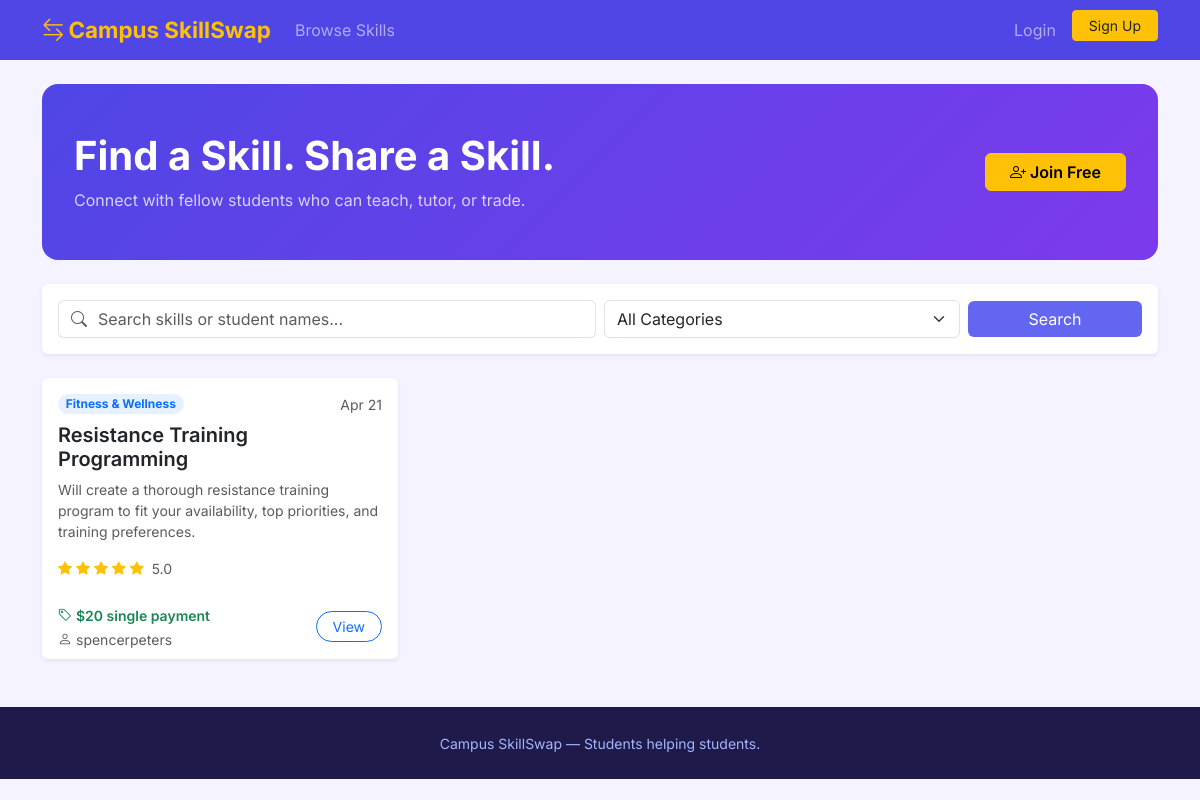
Before: / with the older database file.
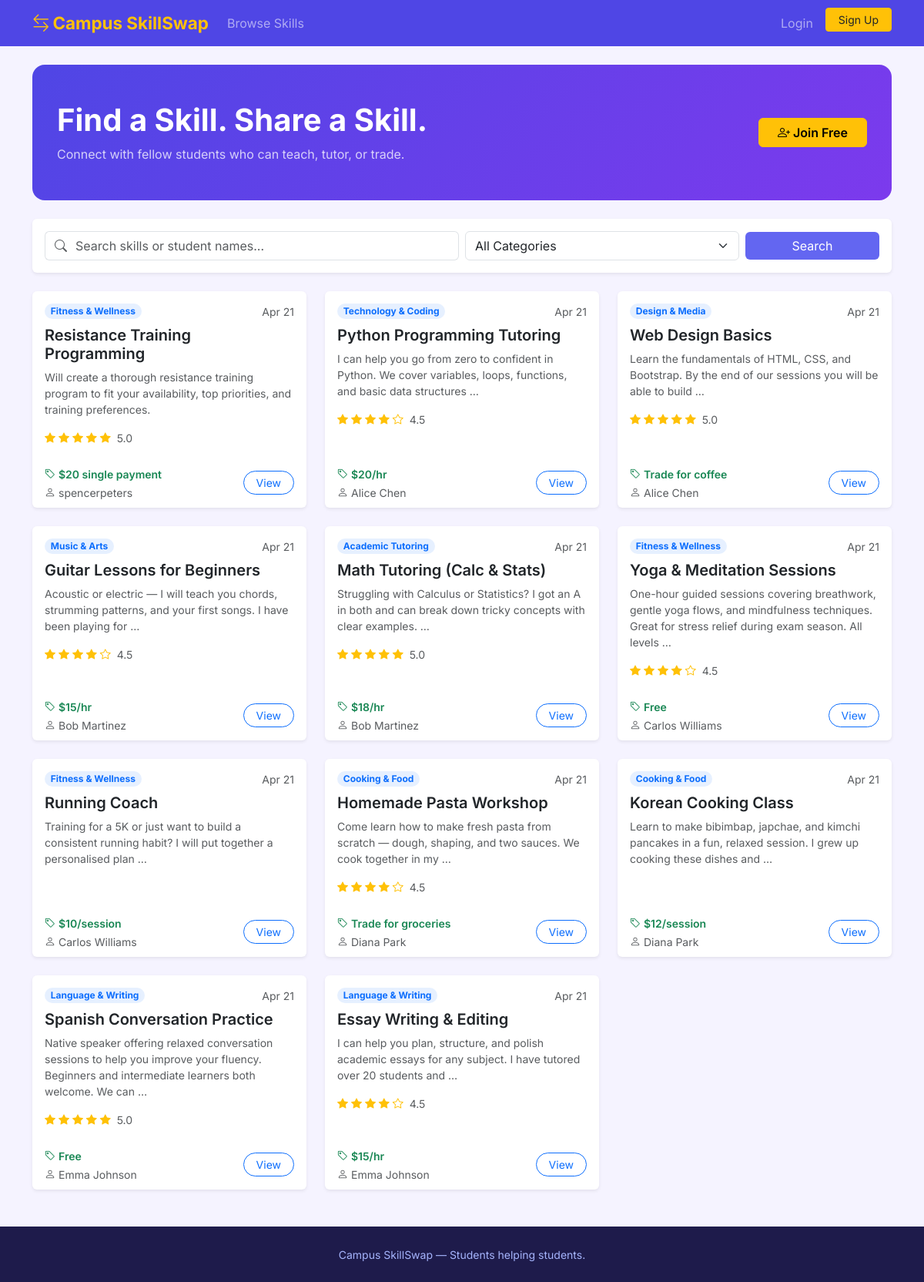
After: the same page with the newer database file.
### skills/models.py (models this page shows, shortened)
class SkillPost(models.Model):
    CATEGORY_CHOICES = [
        ('tech', 'Technology & Coding'),
        ('academic', 'Academic Tutoring'),
        ('language', 'Language & Writing'),
        ('music', 'Music & Arts'),
        ('design', 'Design & Media'),
        ('fitness', 'Fitness & Wellness'),
        ('cooking', 'Cooking & Food'),
        ('other', 'Other'),
    ]
    author = models.ForeignKey(User, on_delete=models.CASCADE, related_name='skill_posts')
    title = models.CharField(max_length=200)
    description = models.TextField()
    category = models.CharField(max_length=50, choices=CATEGORY_CHOICES, default='other')
    rate = models.CharField(max_length=100, help_text="e.g. Free, $15/hr, Trade for coffee")
    contact = models.CharField(max_length=200, help_text="How students should reach you")
    is_active = models.BooleanField(default=True)
    created_at = models.DateTimeField(auto_now_add=True)
    updated_at = models.DateTimeField(auto_now=True)
    class Meta:
        ordering = ['-created_at']

### skills/views.py (the view)
# urls.py: path('', views.home, name='home'),
def home(request):
    query = request.GET.get('q', '')
    category = request.GET.get('category', '')
    posts = SkillPost.objects.filter(is_active=True).annotate(avg_rating=Avg('reviews__rating'))
    if query:
        posts = posts.filter(
            Q(title__icontains=query) |
            Q(description__icontains=query) |
            Q(author__username__icontains=query)
        )
    if category:
        posts = posts.filter(category=category)
    categories = SkillPost.CATEGORY_CHOICES
    return render(request, 'home.html', {
        'posts': posts,
        'query': query,
        'selected_category': category,
        'categories': categories,
    })

### templates/home.html (shortened to what this page needs)
{% extends 'base.html' %}
{% block content %}
<div class="hero-section mb-4">
  <div class="row align-items-center">
    <div class="col-lg-8">
      <h1 class="fw-bold mb-2">Find a Skill. Share a Skill.</h1>
      <p class="mb-0 opacity-75">Connect with fellow students who can teach, tutor, or trade.</p>
    </div>
    <div class="col-lg-4 text-lg-end mt-3 mt-lg-0">
      {% if user.is_authenticated %}
        <a href="{% url 'create_post' %}" class="btn btn-warning fw-semibold px-4">
          <i class="bi bi-plus-circle me-1"></i>Post Your Skill
        </a>
      {% else %}
        <a href="{% url 'register' %}" class="btn btn-warning fw-semibold px-4">
          <i class="bi bi-person-plus me-1"></i>Join Free
        </a>
      {% endif %}
    </div>
  </div>
</div>
<div class="card border-0 shadow-sm mb-4">
  <div class="card-body p-3">
    <form method="get" class="row g-2 align-items-center">
      <div class="col-md-6">
        <div class="input-group">
          <span class="input-group-text bg-white border-end-0">
            <i class="bi bi-search text-muted"></i>
          </span>
          <input type="text" name="q" value="{{ query }}" class="form-control border-start-0 ps-0" placeholder="Search skills or student names...">
        </div>
      </div>
      <div class="col-md-4">
        <select name="category" class="form-select">
          <option value="">All Categories</option>
        </select>
      </div>
      <div class="col-md-2">
        <button type="submit" class="btn btn-brand w-100">Search</button>
      </div>
    </form>
  </div>
</div>
{% if posts %}
<div class="row row-cols-1 row-cols-md-2 row-cols-lg-3 g-4">
  {% for post in posts %}
  <div class="col">
    <div class="card h-100 skill-card border-0 shadow-sm">
      <div class="card-body">
        <div class="d-flex justify-content-between align-items-start mb-2">
          <span class="badge rounded-pill bg-primary bg-opacity-10 text-primary category-badge">
            {{ post.get_category_display }}
          </span>
          <small class="text-muted">{{ post.created_at|date:"M j" }}</small>
        </div>
        <h5 class="card-title fw-semibold">{{ post.title }}</h5>
        <p class="card-text text-muted small">{{ post.description|truncatewords:20 }}</p>
        {% if post.avg_rating %}
        <div class="text-warning small">
          {% for i in "12345" %}
            <i class="bi bi-star{% if forloop.counter <= post.avg_rating %}-fill{% endif %}"></i>
          {% endfor %}
          <span class="text-muted ms-1">{{ post.avg_rating|floatformat:1 }}</span>
        </div>
        {% endif %}
      </div>
      <div class="card-footer bg-transparent border-top-0 d-flex justify-content-between align-items-center">
        <div>
          <small class="fw-semibold text-success"><i class="bi bi-tag me-1"></i>{{ post.rate }}</small><br>
          <small class="text-muted"><i class="bi bi-person me-1"></i>{{ post.author.get_full_name|default:post.author.username }}</small>
        </div>
        <a href="{% url 'skill_detail' post.pk %}" class="btn btn-outline-primary btn-sm rounded-pill px-3">View</a>
      </div>
    </div>
  </div>
  {% endfor %}
</div>
{% endif %}
{% endblock %}

### templates/base.html (shortened to what this page needs)
<!DOCTYPE html>
<html lang="en">
<head>
  <link href="https://cdn.jsdelivr.net/npm/bootstrap@5.3.0/dist/css/bootstrap.min.css" rel="stylesheet">
  <link href="https://cdn.jsdelivr.net/npm/bootstrap-icons@1.11.0/font/bootstrap-icons.css" rel="stylesheet">
</head>
<body>
<nav class="navbar navbar-expand-lg navbar-dark navbar-custom">
  <div class="container">
    <a class="navbar-brand text-warning" href="{% url 'home' %}">
      <i class="bi bi-arrow-left-right me-1"></i>Campus SkillSwap
    </a>
    <div class="collapse navbar-collapse" id="navbarNav">
      <ul class="navbar-nav me-auto">
        <li class="nav-item">
          <a class="nav-link" href="{% url 'home' %}">Browse Skills</a>
        </li>
      </ul>
      <ul class="navbar-nav">
        {% if user.is_authenticated %}
        <li class="nav-item">
          <a class="nav-link" href="{% url 'dashboard' %}">
            <i class="bi bi-person-circle me-1"></i>{{ user.first_name|default:user.username }}
          </a>
        </li>
        <li class="nav-item">
          <form method="post" action="{% url 'logout' %}" class="d-inline">
            {% csrf_token %}
            <button type="submit" class="btn btn-link nav-link">Logout</button>
          </form>
        </li>
        {% else %}
        <li class="nav-item">
          <a class="nav-link" href="{% url 'login' %}">Login</a>
        </li>
        <li class="nav-item">
          <a class="btn btn-warning btn-sm text-dark ms-2 px-3" href="{% url 'register' %}">Sign Up</a>
        </li>
        {% endif %}
      </ul>
    </div>
  </div>
</nav>
<main class="container my-4">
  {% block content %}{% endblock %}
</main>
<footer class="py-4 mt-5">
  <div class="container text-center">
    <small>Campus SkillSwap &mdash; Students helping students.</small>
  </div>
</footer>
</body>
</html>

### templates/base.html (style rules this page uses)
body { background-color: #f5f3ff; font-family: 'Inter', sans-serif; }
:root { --brand: #6366f1; --brand-dark: #4f46e5; }
.navbar-brand { font-weight: 700; font-size: 1.4rem; }
.navbar-custom { background-color: var(--brand-dark); }
.skill-card { transition: transform 0.15s, box-shadow 0.15s; }
.category-badge { font-size: 0.75rem; }
.btn-brand { background-color: var(--brand); color: white; border: none; }
.hero-section { background: linear-gradient(135deg, #4f46e5 0%, #7c3aed 100%); border-radius: 1rem; color: white; padding: 3rem 2rem; }
footer { background: #1e1b4b; color: #a5b4fc; }

Changed rows visible on the page:
added SkillPost: category "Technology & Coding", created_at "Apr 21", title "Python Programming Tutoring", description "I can help you go from zero to confident in Python. We cover variables, loops, functions, and basic data structures …", avg_rating "4.5", rate "$20/hr", author.get_full_name "Alice Chen"
added SkillPost: category "Design & Media", created_at "Apr 21", title "Web Design Basics", description "Learn the fundamentals of HTML, CSS, and Bootstrap. By the end of our sessions you will be able to build …", avg_rating "5.0", rate "Trade for coffee", author.get_full_name "Alice Chen"
added SkillPost: category "Music & Arts", created_at "Apr 21", title "Guitar Lessons for Beginners", description "Acoustic or electric — I will teach you chords, strumming patterns, and your first songs. I have been playing for …", avg_rating "4.5", rate "$15/hr", author.get_full_name "Bob Martinez"
added SkillPost: category "Academic Tutoring", created_at "Apr 21", title "Math Tutoring (Calc & Stats)", description "Struggling with Calculus or Statistics? I got an A in both and can break down tricky concepts with clear examples. …", avg_rating "5.0", rate "$18/hr", author.get_full_name "Bob Martinez"
added SkillPost: category "Fitness & Wellness", created_at "Apr 21", title "Yoga & Meditation Sessions", description "One-hour guided sessions covering breathwork, gentle yoga flows, and mindfulness techniques. Great for stress relief during exam season. All levels …", avg_rating "4.5", rate "Free", author.get_full_name "Carlos Williams"
added SkillPost: category "Fitness & Wellness", created_at "Apr 21", title "Running Coach", description "Training for a 5K or just want to build a consistent running habit? I will put together a personalised plan …", rate "$10/session", author.get_full_name "Carlos Williams"
added SkillPost: category "Cooking & Food", created_at "Apr 21", title "Homemade Pasta Workshop", description "Come learn how to make fresh pasta from scratch — dough, shaping, and two sauces. We cook together in my …", avg_rating "4.5", rate "Trade for groceries", author.get_full_name "Diana Park"
added SkillPost: category "Cooking & Food", created_at "Apr 21", title "Korean Cooking Class", description "Learn to make bibimbap, japchae, and kimchi pancakes in a fun, relaxed session. I grew up cooking these dishes and …", rate "$12/session", author.get_full_name "Diana Park"
added SkillPost: category "Language & Writing", created_at "Apr 21", title "Spanish Conversation Practice", description "Native speaker offering relaxed conversation sessions to help you improve your fluency. Beginners and intermediate learners both welcome. We can …", avg_rating "5.0", rate "Free", author.get_full_name "Emma Johnson"
added SkillPost: category "Language & Writing", created_at "Apr 21", title "Essay Writing & Editing", description "I can help you plan, structure, and polish academic essays for any subject. I have tutored over 20 students and …", avg_rating "4.5", rate "$15/hr", author.get_full_name "Emma Johnson"
